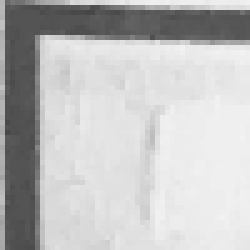
#> input picture Server/SudokuRecognizer/data/train_data/Cell 0.png, 50 x 50 px (shown 5 times larger); its folder holds 4 pictures in this run
$ python adjust_data.py
#> lines starting #> are read from the running program, lines starting #| are printed output that depends on the picture
import os
from PIL import Image

def load_blank_paths(path):
#> in execute_process, image is the input picture: PIL image 50x50 L; min 70, max 242, mean 191.6
    return [file for file in os.listdir(path) if os.path.isfile(os.path.join(path, file))]

def augment_image(img, path, dir_path):
#> called with path = 'Cell 0.png', dir_path = 'data/augmented_train_data'
    img = img.resize((28,28))
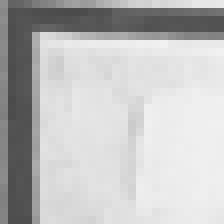
#> img: PIL image 28x28 L (shown 8 times larger); min 75, max 241, mean 191.3
    base_name = os.path.splitext(os.path.basename(path))[0]
    for index, angle in enumerate([0, 90, 180, 270]):
        rotated_image = img.rotate(angle, expand=True)
        output_path = os.path.join(dir_path, f"{base_name}_rotated_{index}.jpg")
        rotated_image.save(output_path)
#> this loop made 4 passes
#> pass 2, in augment_image, `rotated_image = img.rotate(angle, expand=True)`:
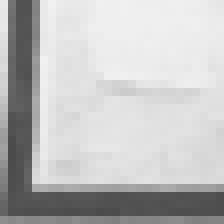
#> rotated_image: PIL image 28x28 L (shown 8 times larger); min 75, max 241, mean 191.3
#> pass 3, in augment_image, `rotated_image = img.rotate(angle, expand=True)`:
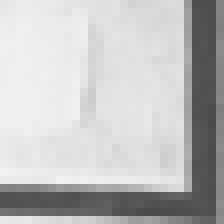
#> rotated_image: PIL image 28x28 L (shown 8 times larger); min 75, max 241, mean 191.3
#> after the loop:
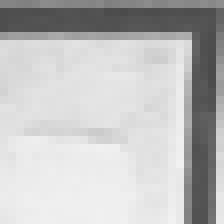
#> rotated_image: PIL image 28x28 L (shown 8 times larger); min 75, max 241, mean 191.3

def execute_process(dir_path, output_path):
    paths = load_blank_paths(dir_path)
    for path in paths:
        image = Image.open(dir_path + '/' + path)
        augment_image(image, path, output_path)
#> pass 2 of the loop in execute_process, `for path in paths:`:
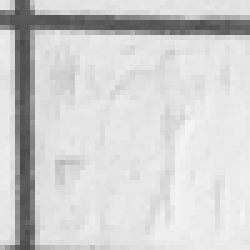
#> input picture Server/SudokuRecognizer/data/train_data/Cell 10.png, 50 x 50 px (shown 5 times larger)
#> in execute_process, image is the input picture: PIL image 50x50 L; min 74, max 244, mean 209.7
#> in augment_image (call 2), `img = img.resize((28,28))`:
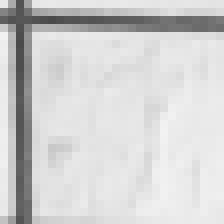
#> img: PIL image 28x28 L (shown 8 times larger); min 74, max 242, mean 209.8
#> after the loop in augment_image (call 2), `for index, angle in enumerate([0, 90, 180, 270]):`:
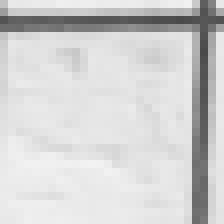
#> rotated_image: PIL image 28x28 L (shown 8 times larger); min 74, max 242, mean 209.8
#> pass 3 of the loop in execute_process, `for path in paths:`:
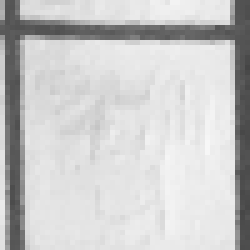
#> input picture Server/SudokuRecognizer/data/train_data/Cell 11.png, 50 x 50 px (shown 5 times larger)
#> in execute_process, image is the input picture: PIL image 50x50 L; min 69, max 247, mean 202.2
#> in augment_image (call 3), `img = img.resize((28,28))`:
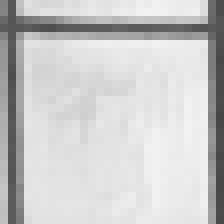
#> img: PIL image 28x28 L (shown 8 times larger); min 70, max 243, mean 202
#> after the loop in augment_image (call 3), `for index, angle in enumerate([0, 90, 180, 270]):`:
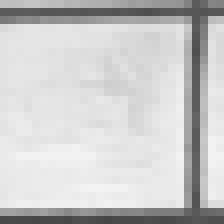
#> rotated_image: PIL image 28x28 L (shown 8 times larger); min 70, max 243, mean 202
#> the loop made 4 passes; the first 3 are shown

def main():
    execute_process('data/train_data', 'data/augmented_train_data')
    execute_process('data/test_data', 'data/augmented_test_data')

if __name__ == '__main__':
#> (the run stopped early here; a loop or call above may not have finished)
